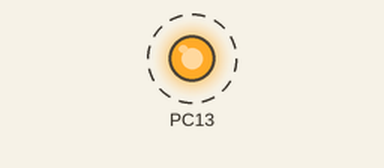
Simulated run of this sketch. Board: STM32 Blue Pill. Shown: output pins drawn as LEDs (lit = HIGH). Dashed ring = blinking.

Above: at 0.1 s.
Timing chart, 0 to 3.0 s (numbered marks = the images above):
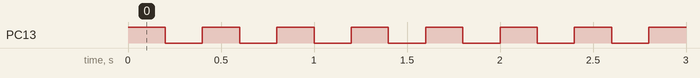

The sketch:

sketch_mar28a.ino
```cpp
void setup() {
  // put your setup code here, to run once:
  pinMode(PC13, OUTPUT);
}

void loop() {
  // put your main code here, to run repeatedly:
  digitalWrite(PC13, HIGH);
  delay(200);
  digitalWrite(PC13, LOW);
  delay(200);

}
```

Measured:
- by itself, PC13: alternates HIGH for 0.20 s and LOW for 0.20 s
